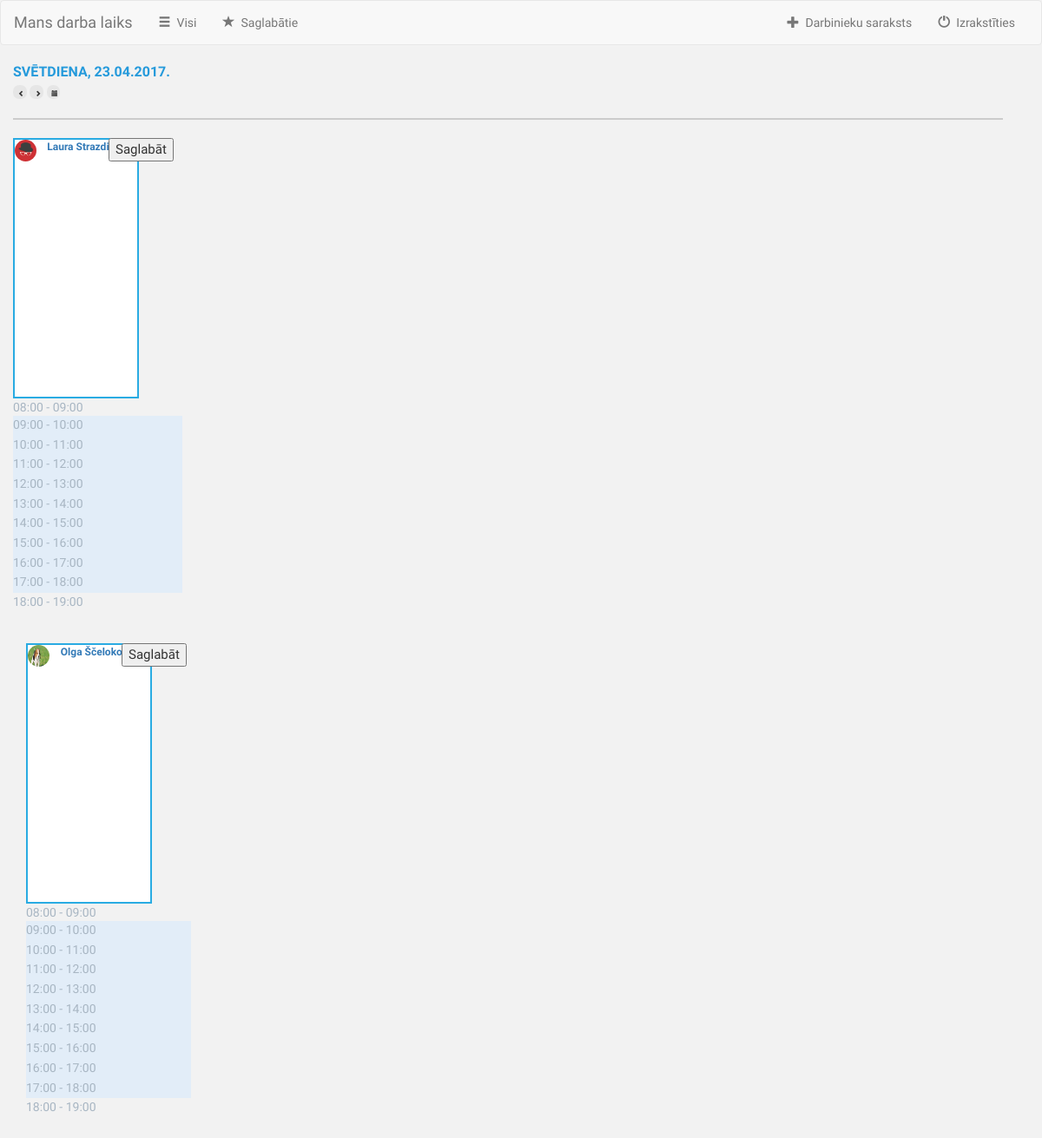
Before: /darba_laiks/saglabatie/ (signed in) with the older database file.
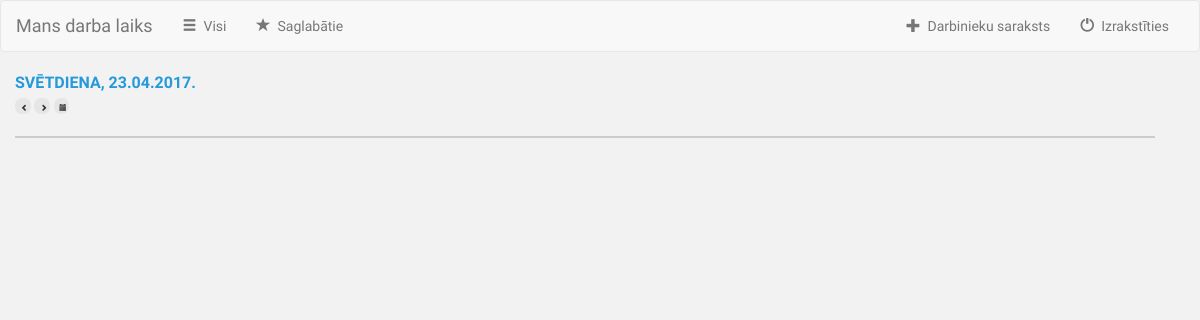
After: the same page with the newer database file.
### darba_laiks/models.py (models this page shows, shortened)
class Saglabatie(models.Model):
    lietotajs_kurs_pievienoja=models.ForeignKey(settings.AUTH_USER_MODEL, related_name='lietotajs_kurs_pievienoja')
    lietotajs_kuru_pievienoja=models.ForeignKey(settings.AUTH_USER_MODEL, related_name='lietotajs_kuru_pievienoja')

class UserProfile(models.Model):
    user = models.OneToOneField(User, related_name='userprofile')
    avatar = models.FileField(default='/avatar.jpg')
    def create_user_profile(sender, instance, created, **kwargs):
        if created:
            UserProfile.objects.create(user=instance)
    post_save.connect(create_user_profile, sender=User)

### darba_laiks/views.py (the view, shortened to what this page needs)
def saglabatie(request):
    if request.method == 'GET':
        lietotajs_kurs_pievienoja=request.user
        lietotaja_saglabatie=Saglabatie.objects.filter(lietotajs_kurs_pievienoja=lietotajs_kurs_pievienoja)
        context= {'lietotaja_saglabatie': lietotaja_saglabatie,
                 }
        return render(request, 'saglabatie.html', context)

### templates/saglabatie.html (shortened to what this page needs)
{%extends "base.html" %}
{% block content %}
    {% load staticfiles %}
    <link rel="stylesheet" type="text/css" href="{% static 'css/All.css' %}" />
    <div class = "container">
        <div class = "row" id = "firstRow">
            <span class = "pull-left" id="line">
                <div id = "today"> </div>
                 <button type="button" class="Button" id="Left">
                      <span class="glyphicon glyphicon-chevron-left"></span>
                 </button>
                 <button type="button" class="Button" id="Right">
                      <span class="glyphicon glyphicon-chevron-right"></span>
                 </button>
                <button type="button" class="Button" id="Calendar">
                      <span class="glyphicon glyphicon-calendar"></span>
                 </button>
            </span>
        </div>
        <div class = "row" id = "secondRow"></div>
        <div class = "row" id = "people">
            {% for izmainits in lietotaja_saglabatie %}
                {% if request.user == izmainits%}
                <div> </div>
                {% else %}
                <div class = "col-sm-2" id ="oneUser">
                     <div class = "dayBox" id = "box">
                        <div id = "user">
                                   <form method='POST'class = "star" role="form" action="/darba_laiks/saglabatie/">{% csrf_token %}
                                    <input type = "submit" value = "Saglabāt" id="Save">
                                </form>
                                    <img src="{{izmainits.lietotajs_kuru_pievienoja.userprofile.avatar.url}}" class="img">
                                <div id ="userName">
                                    <a href="{% url 'darba_laiks:darbinieka-darba-laiks' izmainits.lietotajs_kuru_pievienoja.id %}">{{izmainits.lietotajs_kuru_pievienoja.first_name}} {{izmainits.lietotajs_kuru_pievienoja.last_name}} </a>
                                </div>
                            </div>
                        </div>
                        <ul id = "time">
                             <li class = "box1" id = "Mo08">08:00 - 09:00</li>
                             <li tabindex="1" class = "box2" id = "09" data-toggle = "tooltip" data-placement = "right">09:00 - 10:00</li>
                             <li tabindex="1" class = "box2" id = "10" data-toggle = "tooltip" data-placement = "right">10:00 - 11:00</li>
                             <li tabindex="1" class = "box2" id = "11" data-toggle = "tooltip" data-placement = "right">11:00 - 12:00</li>
                             <li tabindex="1" class = "box2" id = "12" data-toggle = "tooltip" data-placement = "right">12:00 - 13:00</li>
                             <li tabindex="1" class = "box2" id = "13" data-toggle = "tooltip" data-placement = "right">13:00 - 14:00</li>
                             <li tabindex="1" class = "box2" id = "14" data-toggle = "tooltip" data-placement = "right">14:00 - 15:00</li>
                             <li tabindex="1" class = "box2" id = "15" data-toggle = "tooltip" data-placement = "right">15:00 - 16:00</li>
                             <li tabindex="1" class = "box2" id = "16" data-toggle = "tooltip" data-placement = "right">16:00 - 17:00</li>
                             <li tabindex="1" class = "box2" id = "17" data-toggle = "tooltip" data-placement = "right">17:00 - 18:00</li>
                             <li class = "box1" id = "18">18:00 - 19:00</li>
                         </ul>
                     </div>
                </div>
                {% endif %}
            {% endfor %}
        </div>
    </div>
  {% endblock %}

### templates/base.html (shortened to what this page needs)
{% load staticfiles %}
<link rel="stylesheet" href="https://maxcdn.bootstrapcdn.com/bootstrap/3.3.7/css/bootstrap.min.css">
<link rel="stylesheet" href="https://maxcdn.bootstrapcdn.com/bootstrap/3.3.7/css/bootstrap.min.css">
<link rel="stylesheet" type="text/css" href="{% static 'css/style.css' %}" />
<!DOCTYPE html>
<html lang="en">
  <head>
  </head>
    <nav class="navbar navbar-default">
    <div class="container-fluid">
        <div class="navbar-header">
            <a class="navbar-brand" href="{% url 'darba_laiks:darba_laiks' %}">Mans darba laiks</a>
        </div>
        <div class="collapse navbar-collapse" id="myNavbar">
            <ul class="nav navbar-nav">
                <li class="">
                    <a href="{% url 'darba_laiks:darbinieki' %}">
                        <span class="glyphicon glyphicon-menu-hamburger" aria-hidden="true"></span>&nbsp;
                        Visi
                    </a>
                </li>
                <li class="">
                    <a href="{% url 'darba_laiks:saglabatie' %}">
                        <span class="glyphicon glyphicon-star" aria-hidden="true"></span>&nbsp;
                        Saglabātie
                    </a>
                </li>
            </ul>
          <ul class="nav navbar-nav navbar-right">
                 {% if user.is_superuser or user.is_staff %}
              <li class="">
                    <a href="{% url 'darba_laiks:visi' %}">
                        <span class="glyphicon glyphicon-plus" aria-hidden="true"></span>&nbsp;
                        Darbinieku saraksts
                    </a>
              </li>
              {% endif %}
              <li class="">
                    <a href="{% url 'darba_laiks:logout' %}">
                        <span class="glyphicon glyphicon-off" aria-hidden="true"></span>&nbsp;
                        Izrakstīties
                    </a>
              </li>
          </ul>
        </div>
    </div>
</nav>
    <body>
      <div class="container-fluid">
        {% block content %}
        {% endblock %}
      </div>
    </body>
</html>

### static/css/style.css (style rules this page uses)
body { background-color: #f2f2f2; font-family: 'Oxygen'; }
li { list-style-type: none; }

### static/css/All.css (style rules this page uses)
#today { font-size: 16px; font-weight: bold; color: #259adb; }
.Button { width: 15.8px; height: 15.8px; text-align: center; font-size: 7px; border-radius: 7px; background-color: #e6e6e6; border-width: 0px; }
#secondRow { width: 100%; height: 1px; border: solid 1px #cccccc; margin-top: 1.5em; margin-bottom: 1.5em; }

Changed rows visible on the page:
removed Saglabatie: lietotajs_kuru_pievienoja.userprofile.avatar (placeholder picture), lietotajs_kuru_pievienoja.first_name "Laura", lietotajs_kuru_pievienoja.last_name "Strazdiņa"
removed Saglabatie: lietotajs_kuru_pievienoja.userprofile.avatar (picture), lietotajs_kuru_pievienoja.first_name "Olga", lietotajs_kuru_pievienoja.last_name "Ščelokova"
